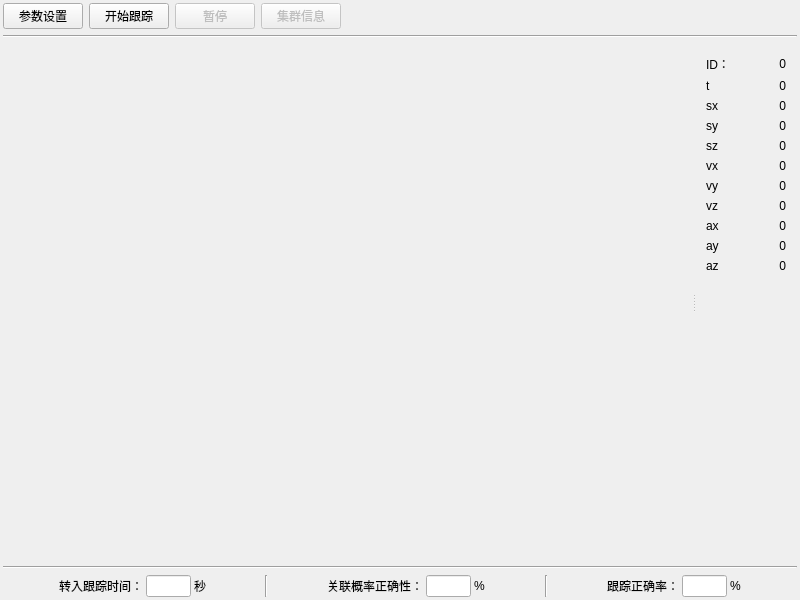
<?xml version="1.0" encoding="UTF-8"?>
<ui version="4.0">
 <class>MainWindow</class>
 <widget class="QMainWindow" name="MainWindow">
  <property name="geometry">
   <rect>
    <x>0</x>
    <y>0</y>
    <width>800</width>
    <height>600</height>
   </rect>
  </property>
  <property name="sizePolicy">
   <sizepolicy hsizetype="Preferred" vsizetype="Preferred">
    <horstretch>0</horstretch>
    <verstretch>0</verstretch>
   </sizepolicy>
  </property>
  <property name="minimumSize">
   <size>
    <width>600</width>
    <height>500</height>
   </size>
  </property>
  <property name="cursor">
   <cursorShape>ArrowCursor</cursorShape>
  </property>
  <property name="windowTitle">
   <string>目标跟踪演示</string>
  </property>
  <widget class="QWidget" name="centralWidget">
   <layout class="QGridLayout" name="gridLayout" rowstretch="0,0,1,0,0,0">
    <property name="margin">
     <number>3</number>
    </property>
    <item row="0" column="0">
     <layout class="QHBoxLayout" name="horizontalLayout">
      <item>
       <widget class="QPushButton" name="settingBtn">
        <property name="text">
         <string>参数设置</string>
        </property>
       </widget>
      </item>
      <item>
       <widget class="QPushButton" name="startBtn">
        <property name="text">
         <string>开始跟踪</string>
        </property>
        <property name="checkable">
         <bool>true</bool>
        </property>
       </widget>
      </item>
      <item>
       <widget class="QPushButton" name="pauseBtn">
        <property name="enabled">
         <bool>false</bool>
        </property>
        <property name="text">
         <string>暂停</string>
        </property>
        <property name="checkable">
         <bool>true</bool>
        </property>
       </widget>
      </item>
      <item>
       <widget class="QPushButton" name="groupInfoBtn">
        <property name="enabled">
         <bool>false</bool>
        </property>
        <property name="text">
         <string>集群信息</string>
        </property>
       </widget>
      </item>
      <item>
       <spacer name="horizontalSpacer">
        <property name="orientation">
         <enum>Qt::Horizontal</enum>
        </property>
        <property name="sizeHint" stdset="0">
         <size>
          <width>506</width>
          <height>20</height>
         </size>
        </property>
       </spacer>
      </item>
     </layout>
    </item>
    <item row="1" column="0">
     <widget class="Line" name="line_2">
      <property name="orientation">
       <enum>Qt::Horizontal</enum>
      </property>
     </widget>
    </item>
    <item row="2" column="0">
     <widget class="QSplitter" name="splitter">
      <property name="sizePolicy">
       <sizepolicy hsizetype="Expanding" vsizetype="Preferred">
        <horstretch>0</horstretch>
        <verstretch>0</verstretch>
       </sizepolicy>
      </property>
      <property name="orientation">
       <enum>Qt::Horizontal</enum>
      </property>
      <property name="handleWidth">
       <number>3</number>
      </property>
      <widget class="QWidget" name="mapWidget" native="true">
       <property name="sizePolicy">
        <sizepolicy hsizetype="Preferred" vsizetype="Preferred">
         <horstretch>1</horstretch>
         <verstretch>1</verstretch>
        </sizepolicy>
       </property>
       <property name="cursor">
        <cursorShape>CrossCursor</cursorShape>
       </property>
       <property name="mouseTracking">
        <bool>false</bool>
       </property>
      </widget>
      <widget class="QWidget" name="infoWidget" native="true">
       <property name="sizePolicy">
        <sizepolicy hsizetype="Preferred" vsizetype="Preferred">
         <horstretch>0</horstretch>
         <verstretch>0</verstretch>
        </sizepolicy>
       </property>
       <layout class="QFormLayout" name="formLayout">
        <item row="0" column="0">
         <layout class="QGridLayout" name="gridLayout_2">
          <item row="0" column="0">
           <widget class="QLabel" name="label_27">
            <property name="text">
             <string>ID：</string>
            </property>
           </widget>
          </item>
          <item row="0" column="1">
           <widget class="QLabel" name="idLabel">
            <property name="minimumSize">
             <size>
              <width>50</width>
              <height>0</height>
             </size>
            </property>
            <property name="text">
             <string>0</string>
            </property>
            <property name="alignment">
             <set>Qt::AlignRight|Qt::AlignTrailing|Qt::AlignVCenter</set>
            </property>
            <property name="indent">
             <number>-1</number>
            </property>
           </widget>
          </item>
          <item row="1" column="0">
           <widget class="QLabel" name="label_25">
            <property name="text">
             <string>t</string>
            </property>
           </widget>
          </item>
          <item row="1" column="1">
           <widget class="QLabel" name="tLabel">
            <property name="minimumSize">
             <size>
              <width>50</width>
              <height>0</height>
             </size>
            </property>
            <property name="text">
             <string>0</string>
            </property>
            <property name="alignment">
             <set>Qt::AlignRight|Qt::AlignTrailing|Qt::AlignVCenter</set>
            </property>
           </widget>
          </item>
          <item row="2" column="0">
           <widget class="QLabel" name="label_26">
            <property name="text">
             <string>sx</string>
            </property>
           </widget>
          </item>
          <item row="2" column="1">
           <widget class="QLabel" name="sxLabel">
            <property name="minimumSize">
             <size>
              <width>50</width>
              <height>0</height>
             </size>
            </property>
            <property name="text">
             <string>0</string>
            </property>
            <property name="alignment">
             <set>Qt::AlignRight|Qt::AlignTrailing|Qt::AlignVCenter</set>
            </property>
           </widget>
          </item>
          <item row="3" column="0">
           <widget class="QLabel" name="label_30">
            <property name="text">
             <string>sy</string>
            </property>
           </widget>
          </item>
          <item row="3" column="1">
           <widget class="QLabel" name="syLabel">
            <property name="minimumSize">
             <size>
              <width>50</width>
              <height>0</height>
             </size>
            </property>
            <property name="text">
             <string>0</string>
            </property>
            <property name="alignment">
             <set>Qt::AlignRight|Qt::AlignTrailing|Qt::AlignVCenter</set>
            </property>
           </widget>
          </item>
          <item row="4" column="0">
           <widget class="QLabel" name="label_31">
            <property name="text">
             <string>sz</string>
            </property>
           </widget>
          </item>
          <item row="4" column="1">
           <widget class="QLabel" name="szLabel">
            <property name="minimumSize">
             <size>
              <width>50</width>
              <height>0</height>
             </size>
            </property>
            <property name="text">
             <string>0</string>
            </property>
            <property name="alignment">
             <set>Qt::AlignRight|Qt::AlignTrailing|Qt::AlignVCenter</set>
            </property>
           </widget>
          </item>
          <item row="5" column="0">
           <widget class="QLabel" name="label_29">
            <property name="text">
             <string>vx</string>
            </property>
           </widget>
          </item>
          <item row="5" column="1">
           <widget class="QLabel" name="vxLabel">
            <property name="minimumSize">
             <size>
              <width>50</width>
              <height>0</height>
             </size>
            </property>
            <property name="text">
             <string>0</string>
            </property>
            <property name="alignment">
             <set>Qt::AlignRight|Qt::AlignTrailing|Qt::AlignVCenter</set>
            </property>
           </widget>
          </item>
          <item row="6" column="0">
           <widget class="QLabel" name="label_33">
            <property name="text">
             <string>vy</string>
            </property>
           </widget>
          </item>
          <item row="6" column="1">
           <widget class="QLabel" name="vyLabel">
            <property name="minimumSize">
             <size>
              <width>50</width>
              <height>0</height>
             </size>
            </property>
            <property name="text">
             <string>0</string>
            </property>
            <property name="alignment">
             <set>Qt::AlignRight|Qt::AlignTrailing|Qt::AlignVCenter</set>
            </property>
           </widget>
          </item>
          <item row="7" column="0">
           <widget class="QLabel" name="label_32">
            <property name="text">
             <string>vz</string>
            </property>
           </widget>
          </item>
          <item row="7" column="1">
           <widget class="QLabel" name="vzLabel">
            <property name="minimumSize">
             <size>
              <width>50</width>
              <height>0</height>
             </size>
            </property>
            <property name="text">
             <string>0</string>
            </property>
            <property name="alignment">
             <set>Qt::AlignRight|Qt::AlignTrailing|Qt::AlignVCenter</set>
            </property>
           </widget>
          </item>
          <item row="8" column="0">
           <widget class="QLabel" name="label_28">
            <property name="text">
             <string>ax</string>
            </property>
           </widget>
          </item>
          <item row="8" column="1">
           <widget class="QLabel" name="axLabel">
            <property name="minimumSize">
             <size>
              <width>50</width>
              <height>0</height>
             </size>
            </property>
            <property name="text">
             <string>0</string>
            </property>
            <property name="alignment">
             <set>Qt::AlignRight|Qt::AlignTrailing|Qt::AlignVCenter</set>
            </property>
           </widget>
          </item>
          <item row="9" column="0">
           <widget class="QLabel" name="label_34">
            <property name="text">
             <string>ay</string>
            </property>
           </widget>
          </item>
          <item row="9" column="1">
           <widget class="QLabel" name="ayLabel">
            <property name="minimumSize">
             <size>
              <width>50</width>
              <height>0</height>
             </size>
            </property>
            <property name="text">
             <string>0</string>
            </property>
            <property name="alignment">
             <set>Qt::AlignRight|Qt::AlignTrailing|Qt::AlignVCenter</set>
            </property>
           </widget>
          </item>
          <item row="10" column="0">
           <widget class="QLabel" name="label_35">
            <property name="text">
             <string>az</string>
            </property>
           </widget>
          </item>
          <item row="10" column="1">
           <widget class="QLabel" name="azLabel">
            <property name="minimumSize">
             <size>
              <width>50</width>
              <height>0</height>
             </size>
            </property>
            <property name="text">
             <string>0</string>
            </property>
            <property name="alignment">
             <set>Qt::AlignRight|Qt::AlignTrailing|Qt::AlignVCenter</set>
            </property>
           </widget>
          </item>
         </layout>
        </item>
       </layout>
      </widget>
     </widget>
    </item>
    <item row="4" column="0">
     <widget class="Line" name="line">
      <property name="orientation">
       <enum>Qt::Horizontal</enum>
      </property>
     </widget>
    </item>
    <item row="5" column="0">
     <layout class="QHBoxLayout" name="horizontalLayout_2">
      <property name="spacing">
       <number>3</number>
      </property>
      <item>
       <spacer name="horizontalSpacer_4">
        <property name="orientation">
         <enum>Qt::Horizontal</enum>
        </property>
        <property name="sizeHint" stdset="0">
         <size>
          <width>40</width>
          <height>20</height>
         </size>
        </property>
       </spacer>
      </item>
      <item>
       <widget class="QLabel" name="label">
        <property name="text">
         <string>转入跟踪时间：</string>
        </property>
       </widget>
      </item>
      <item>
       <widget class="QLineEdit" name="startTrackLineEdit">
        <property name="maximumSize">
         <size>
          <width>45</width>
          <height>16777215</height>
         </size>
        </property>
        <property name="text">
         <string/>
        </property>
        <property name="alignment">
         <set>Qt::AlignRight|Qt::AlignTrailing|Qt::AlignVCenter</set>
        </property>
        <property name="readOnly">
         <bool>true</bool>
        </property>
        <property name="placeholderText">
         <string/>
        </property>
       </widget>
      </item>
      <item>
       <widget class="QLabel" name="label_4">
        <property name="text">
         <string>秒</string>
        </property>
       </widget>
      </item>
      <item>
       <spacer name="horizontalSpacer_2">
        <property name="orientation">
         <enum>Qt::Horizontal</enum>
        </property>
        <property name="sizeHint" stdset="0">
         <size>
          <width>40</width>
          <height>20</height>
         </size>
        </property>
       </spacer>
      </item>
      <item>
       <widget class="Line" name="line_3">
        <property name="orientation">
         <enum>Qt::Vertical</enum>
        </property>
       </widget>
      </item>
      <item>
       <spacer name="horizontalSpacer_6">
        <property name="orientation">
         <enum>Qt::Horizontal</enum>
        </property>
        <property name="sizeHint" stdset="0">
         <size>
          <width>40</width>
          <height>20</height>
         </size>
        </property>
       </spacer>
      </item>
      <item>
       <widget class="QLabel" name="label_2">
        <property name="text">
         <string>关联概率正确性：</string>
        </property>
       </widget>
      </item>
      <item>
       <widget class="QLineEdit" name="daCorrectnessLineEdit">
        <property name="maximumSize">
         <size>
          <width>45</width>
          <height>16777215</height>
         </size>
        </property>
        <property name="text">
         <string/>
        </property>
        <property name="alignment">
         <set>Qt::AlignRight|Qt::AlignTrailing|Qt::AlignVCenter</set>
        </property>
        <property name="readOnly">
         <bool>true</bool>
        </property>
       </widget>
      </item>
      <item>
       <widget class="QLabel" name="label_5">
        <property name="text">
         <string>%</string>
        </property>
       </widget>
      </item>
      <item>
       <spacer name="horizontalSpacer_3">
        <property name="orientation">
         <enum>Qt::Horizontal</enum>
        </property>
        <property name="sizeHint" stdset="0">
         <size>
          <width>40</width>
          <height>20</height>
         </size>
        </property>
       </spacer>
      </item>
      <item>
       <widget class="Line" name="line_4">
        <property name="orientation">
         <enum>Qt::Vertical</enum>
        </property>
       </widget>
      </item>
      <item>
       <spacer name="horizontalSpacer_7">
        <property name="orientation">
         <enum>Qt::Horizontal</enum>
        </property>
        <property name="sizeHint" stdset="0">
         <size>
          <width>40</width>
          <height>20</height>
         </size>
        </property>
       </spacer>
      </item>
      <item>
       <widget class="QLabel" name="label_3">
        <property name="text">
         <string>跟踪正确率：</string>
        </property>
       </widget>
      </item>
      <item>
       <widget class="QLineEdit" name="trackCorrectnessLineEdit">
        <property name="maximumSize">
         <size>
          <width>45</width>
          <height>16777215</height>
         </size>
        </property>
        <property name="text">
         <string/>
        </property>
        <property name="alignment">
         <set>Qt::AlignRight|Qt::AlignTrailing|Qt::AlignVCenter</set>
        </property>
        <property name="readOnly">
         <bool>true</bool>
        </property>
       </widget>
      </item>
      <item>
       <widget class="QLabel" name="label_6">
        <property name="text">
         <string>%</string>
        </property>
       </widget>
      </item>
      <item>
       <spacer name="horizontalSpacer_5">
        <property name="orientation">
         <enum>Qt::Horizontal</enum>
        </property>
        <property name="sizeHint" stdset="0">
         <size>
          <width>40</width>
          <height>20</height>
         </size>
        </property>
       </spacer>
      </item>
     </layout>
    </item>
   </layout>
  </widget>
 </widget>
 <layoutdefault spacing="6" margin="11"/>
 <resources/>
 <connections/>
</ui>
